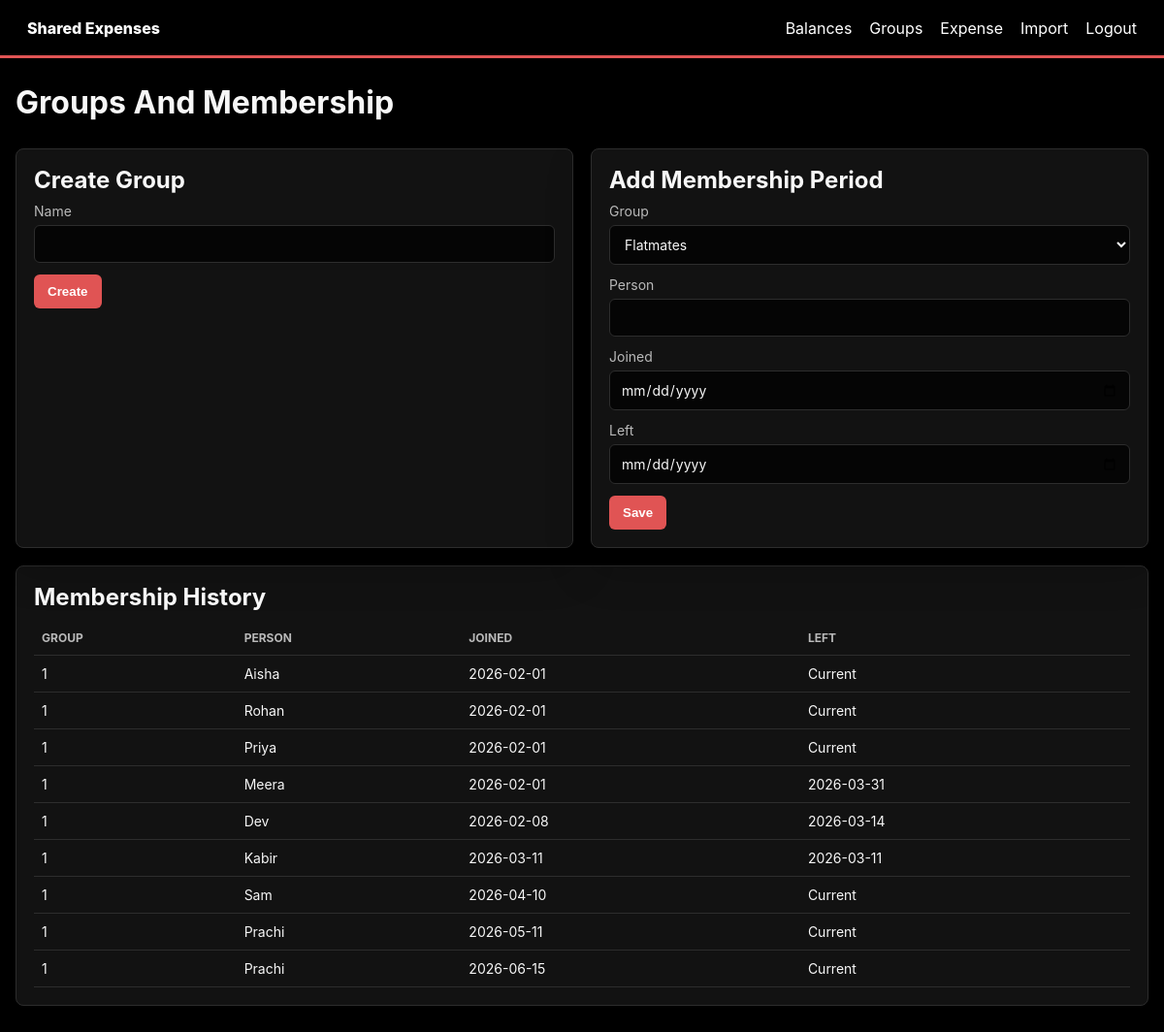
The app's page /groups (signed in) with its own data.
### tables this page shows
CREATE TABLE group_memberships (
                id INTEGER PRIMARY KEY,
                group_id INTEGER NOT NULL REFERENCES groups(id),
                person_name TEXT NOT NULL,
                joined_on TEXT NOT NULL,
                left_on TEXT
            );

### app.py (the view)
@app.route("/groups", methods=["GET", "POST"])
@login_required
def groups():
    with db() as conn:
        if request.method == "POST":
            conn.execute("INSERT INTO groups (name, base_currency) VALUES (?, 'INR')", (request.form["name"].strip(),))
            flash("Group created.", "ok")
            return redirect(url_for("groups"))
        rows = conn.execute("SELECT * FROM groups ORDER BY name").fetchall()
        memberships = conn.execute("SELECT * FROM group_memberships ORDER BY group_id, joined_on").fetchall()
    return render_template("groups.html", groups=rows, memberships=memberships)

### app.py (called while the page is built)
@contextmanager
def db():
    conn = sqlite3.connect(DB_PATH)
    conn.row_factory = sqlite3.Row
    conn.execute("PRAGMA foreign_keys = ON")
    try:
        yield conn
        conn.commit()
    except Exception:
        conn.rollback()
        raise
    finally:
        conn.close()

def login_required(view):
    @wraps(view)
    def wrapped(*args, **kwargs):
        if "user_id" not in session:
            return redirect(url_for("login"))
        return view(*args, **kwargs)
    return wrapped

### templates/groups.html
{% extends "base.html" %}
{% block content %}
<div class="heading"><h1>Groups And Membership</h1></div>
<section class="grid two">
  <form method="post" class="panel">
    <h2>Create Group</h2>
    <label>Name <input name="name" required></label>
    <button type="submit">Create</button>
  </form>
  <form method="post" action="{{ url_for('add_membership') }}" class="panel">
    <h2>Add Membership Period</h2>
    <label>Group
      <select name="group_id">{% for g in groups %}<option value="{{ g.id }}">{{ g.name }}</option>{% endfor %}</select>
    </label>
    <label>Person <input name="person_name" required></label>
    <label>Joined <input type="date" name="joined_on" required></label>
    <label>Left <input type="date" name="left_on"></label>
    <button type="submit">Save</button>
  </form>
</section>
<section class="panel">
  <h2>Membership History</h2>
  <table>
    <tr><th>Group</th><th>Person</th><th>Joined</th><th>Left</th></tr>
    {% for m in memberships %}
      <tr><td>{{ m.group_id }}</td><td>{{ m.person_name }}</td><td>{{ m.joined_on }}</td><td>{{ m.left_on or 'Current' }}</td></tr>
    {% endfor %}
  </table>
</section>
{% endblock %}

### templates/base.html (shortened to what this page needs)
<!doctype html>
<html lang="en">
<head>
  <link rel="stylesheet" href="{{ url_for('static', filename='styles.css') }}">
</head>
<body>
  <header class="topbar">
    <a class="brand" href="{{ url_for('dashboard') }}">Shared Expenses</a>
    {% if session.user_id %}
      <nav>
        <a href="{{ url_for('dashboard') }}">Balances</a>
        <a href="{{ url_for('groups') }}">Groups</a>
        <a href="{{ url_for('new_expense') }}">Expense</a>
        <a href="{{ url_for('import_view') }}">Import</a>
        <a href="{{ url_for('logout') }}">Logout</a>
      </nav>
    {% endif %}
  </header>
  <main class="page">
    {% block content %}{% endblock %}
  </main>
</body>
</html>

### static/styles.css (style rules this page uses)
:root { --ink: #f7f7f7; --muted: #b9b9b9; --line: #2d2d2d; --panel: #121212; --panel-soft: #191919; --bg: #000000; --accent: #E05454; --accent-dark: #b93f3f; --danger: #E05454; --good: #f7f7f7; }
* { box-sizing: border-box; }
body { margin: 0; font-family: Inter, Segoe UI, Arial, sans-serif; color: var(--ink); background: var(--bg); }
a { color: var(--accent); text-decoration: none; }
.topbar { min-height: 60px; padding: 0 28px; display: flex; align-items: center; justify-content: space-between; background: #000000; border-bottom: 3px solid var(--accent); }
.brand { font-weight: 800; color: #fff; }
nav { display: flex; gap: 18px; flex-wrap: wrap; }
nav a { color: #fff; }
.page { width: min(1180px, calc(100% - 32px)); margin: 28px auto; }
.heading { display: flex; justify-content: space-between; align-items: start; gap: 20px; margin-bottom: 18px; }
h1, h2 { margin: 0 0 10px; line-height: 1.15; }
.grid { display: grid; gap: 18px; margin-bottom: 18px; }
.two { grid-template-columns: repeat(2, minmax(0, 1fr)); }
.panel { background: var(--panel); border: 1px solid var(--line); box-shadow: 0 18px 45px rgba(0, 0, 0, 0.28); border-radius: 8px; padding: 18px; overflow-x: auto; }
label { display: grid; gap: 6px; color: var(--muted); font-size: 14px; margin-bottom: 12px; }
input, select { width: 100%; border: 1px solid var(--line); border-radius: 6px; padding: 10px 11px; font: inherit; color: var(--ink); background: #050505; }
button, .button { border: 0; border-radius: 6px; background: var(--accent); color: #fff; padding: 10px 14px; font-weight: 700; cursor: pointer; display: inline-block; }
table { width: 100%; border-collapse: collapse; font-size: 14px; }
th, td { text-align: left; border-bottom: 1px solid var(--line); padding: 10px 8px; vertical-align: top; }
th { color: var(--muted); font-size: 12px; text-transform: uppercase; }

### records on screen
group_memberships: group_id "1", person_name "Aisha", joined_on "2026-02-01", left_on "Current"
group_memberships: group_id "1", person_name "Rohan", joined_on "2026-02-01", left_on "Current"
group_memberships: group_id "1", person_name "Priya", joined_on "2026-02-01", left_on "Current"
group_memberships: group_id "1", person_name "Meera", joined_on "2026-02-01", left_on "2026-03-31"
group_memberships: group_id "1", person_name "Dev", joined_on "2026-02-08", left_on "2026-03-14"
group_memberships: group_id "1", person_name "Kabir", joined_on "2026-03-11", left_on "2026-03-11"
group_memberships: group_id "1", person_name "Sam", joined_on "2026-04-10", left_on "Current"
group_memberships: group_id "1", person_name "Prachi", joined_on "2026-05-11", left_on "Current"
group_memberships: group_id "1", person_name "Prachi", joined_on "2026-06-15", left_on "Current"

### other values on screen
form field group_id "Flatmates"
